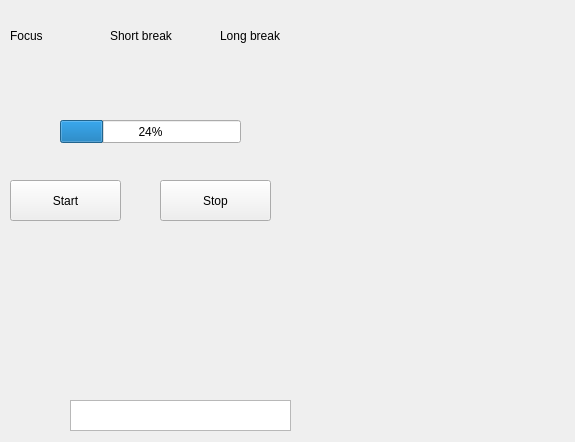
<?xml version="1.0" encoding="UTF-8"?>
<ui version="4.0">
 <class>Form</class>
 <widget class="QWidget" name="Form">
  <property name="geometry">
   <rect>
    <x>0</x>
    <y>0</y>
    <width>575</width>
    <height>442</height>
   </rect>
  </property>
  <property name="windowTitle">
   <string>Form</string>
  </property>
  <widget class="QPushButton" name="button">
   <property name="geometry">
    <rect>
     <x>10</x>
     <y>180</y>
     <width>111</width>
     <height>41</height>
    </rect>
   </property>
   <property name="text">
    <string>Start</string>
   </property>
  </widget>
  <widget class="QPushButton" name="pushButton_2">
   <property name="geometry">
    <rect>
     <x>160</x>
     <y>180</y>
     <width>111</width>
     <height>41</height>
    </rect>
   </property>
   <property name="text">
    <string>Stop</string>
   </property>
  </widget>
  <widget class="QTextEdit" name="state">
   <property name="geometry">
    <rect>
     <x>70</x>
     <y>400</y>
     <width>221</width>
     <height>31</height>
    </rect>
   </property>
  </widget>
  <widget class="QProgressBar" name="progressBar">
   <property name="geometry">
    <rect>
     <x>60</x>
     <y>120</y>
     <width>181</width>
     <height>23</height>
    </rect>
   </property>
   <property name="value">
    <number>24</number>
   </property>
  </widget>
  <widget class="QLabel" name="focus_label">
   <property name="geometry">
    <rect>
     <x>10</x>
     <y>20</y>
     <width>91</width>
     <height>31</height>
    </rect>
   </property>
   <property name="text">
    <string>Focus</string>
   </property>
  </widget>
  <widget class="QLabel" name="short_label">
   <property name="geometry">
    <rect>
     <x>110</x>
     <y>20</y>
     <width>91</width>
     <height>31</height>
    </rect>
   </property>
   <property name="text">
    <string>Short break</string>
   </property>
  </widget>
  <widget class="QLabel" name="long_label">
   <property name="geometry">
    <rect>
     <x>220</x>
     <y>20</y>
     <width>91</width>
     <height>31</height>
    </rect>
   </property>
   <property name="text">
    <string>Long break</string>
   </property>
  </widget>
 </widget>
 <resources/>
 <connections/>
</ui>
